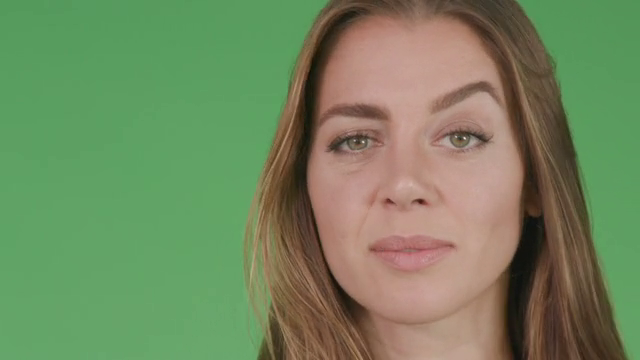
#> input picture frame 41 of Sample Video.mp4, 640 x 360 px
$ python BasicOpticalFlow.py
#> lines starting #> are read from the running program, lines starting #| are printed output that depends on the picture; after the words box and inside, x2 and y2 are one past the last pixel; in counts of white or black regions, pixels touching at a corner belong together
import cv2
import numpy as np
import time

def calculate_optical_flow(prev_gray, next_gray, prev_pts):
    next_pts, status, err = cv2.calcOpticalFlowPyrLK(prev_gray, next_gray, prev_pts, None)

    good_new = next_pts[status == 1]
    good_old = prev_pts[status == 1]

    return good_old, good_new

cap = cv2.VideoCapture("Sample Video.mp4")

ret, prev_frame = cap.read()
#> prev_frame is the input picture: shape (360, 640, 3); mean B, G, R 94.7, 134.7, 115.2
if not ret:
    print("Failed to read the vid")
    cap.release()
    exit()

prev_gray = cv2.cvtColor(prev_frame, cv2.COLOR_BGR2GRAY)
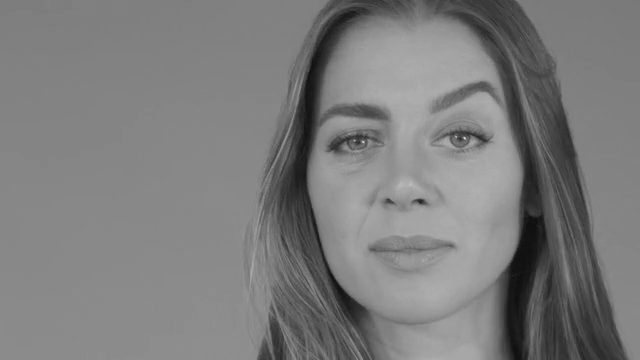
#> prev_gray: shape (360, 640); min 10, max 224, mean 124.2

prev_pts = cv2.goodFeaturesToTrack(
    prev_gray,
    mask = None,
    **{
        "maxCorners": 1000,
        "qualityLevel": 0.1,
        'minDistance' : 7,
        "blockSize" : 7
    }
)
#> prev_pts = 18 rows, first 8: [365, 141], [466, 139], [457, 138], [447, 138], [357, 141], [345, 144], [421, 201], [487, 139]

mask = np.zeros_like(prev_frame)

while True:
    ret, next_frame = cap.read()
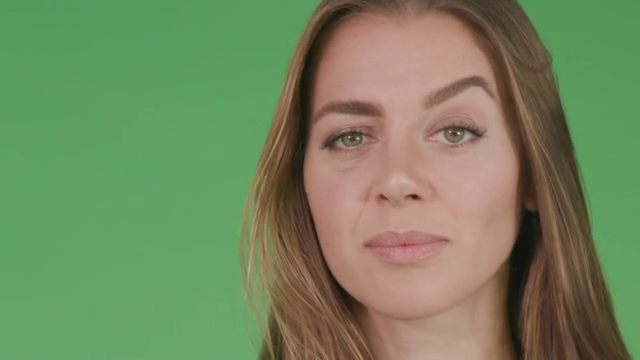
#> input picture frame 42 of Sample Video.mp4, 640 x 360 px
#> next_frame is the input picture: shape (360, 640, 3); mean B, G, R 94.6, 134.3, 115.5
    if not ret:
        break

    next_gray = cv2.cvtColor(next_frame, cv2.COLOR_BGR2GRAY)
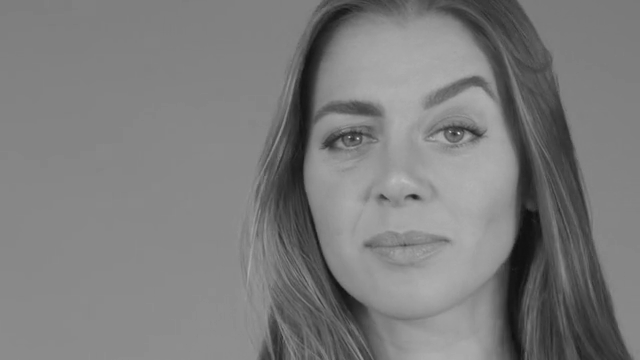
#> next_gray: shape (360, 640); min 16, max 220, mean 124

    good_old, good_new = calculate_optical_flow(prev_gray, next_gray, prev_pts)
#> in calculate_optical_flow, `next_pts, status, err = cv2.calcOpticalFlowPyrLK(prev_gray, next_gray,..`: next_pts = 18 rows, first 8: [359.7, 137.5], [460.1, 134], [451.1, 133], [441.1, 133.1], [351.7, 137.6], [339.7, 140.7], [414.6, 196.3], [480.7, 133.6]; status = 18 values from 1 to 1; err = 18 values, max 4.94 at index 0, min 1.54 at index 10, mean 2.85
#> in calculate_optical_flow, `good_new = next_pts[status == 1]`: good_new has the same summary as next_pts
#> in calculate_optical_flow, `good_old = prev_pts[status == 1]`: good_old has the same summary as prev_pts outside calculate_optical_flow
#> good_old has the same summary as prev_pts; good_new has the same summary as next_pts in calculate_optical_flow

    for i, (new, old) in enumerate(zip(good_new, good_old)):
        a, b = new.ravel()
        c, d = old.ravel()
        mask = cv2.line(mask, (int(a), int(b)), (int(c), int(d)), (0, 255, 0), 2)
        next_frame = cv2.circle(next_frame, (int(a), int(b)), 5, (0, 0, 255), -1)
#> this loop made 18 passes
#> (a, b, c, d) on passes 1 to 12: (359.7, 137.5, 365, 141), (460.1, 134, 466, 139), (451.1, 133, 457, 138), (441.1, 133.1, 447, 138), (351.7, 137.6, 357, 141), (339.7, 140.7, 345, 144), (414.6, 196.3, 421, 201), (480.7, 133.6, 487, 139), (380.7, 196, 387, 200), (469, 136.8, 475, 142), (323.5, 145.1, 329, 148), (364.2, 244, 369, 248)
#> pass 2, `mask = cv2.line(mask, (int(a), int(b)), (int(c), int(d)), (0, 255, 0),..`:
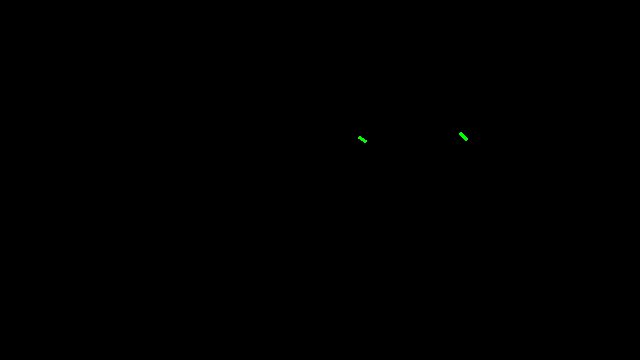
#> mask: shape (360, 640, 3); mean of channels 0, 1, 2 0, 0.1, 0; drawn as B, G, R
#> after the loop:
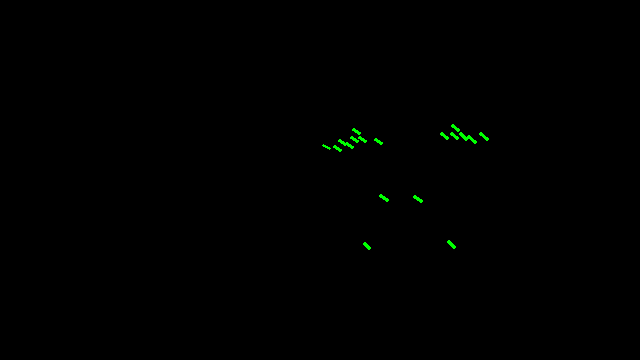
#> mask: shape (360, 640, 3); 0.22% of pixels changed, all inside (x1, y1, x2, y2) = (322, 124, 489, 250); drawn as B, G, R
#> after the loop:
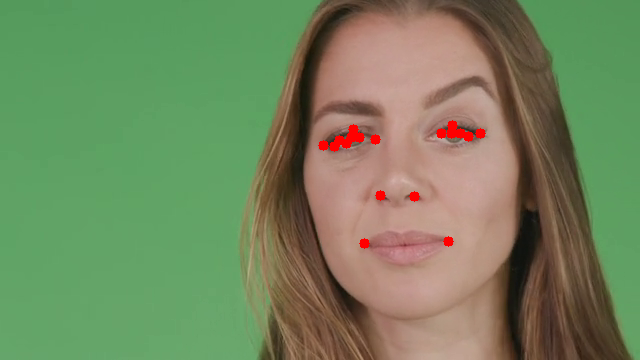
#> next_frame: shape (360, 640, 3); mean B, G, R 94.1, 133.7, 116.3

    img = cv2.add(next_frame, mask)
    cv2.imshow("Optical Flow", img)
    time.sleep(1)
    prev_gray = next_gray.copy()
    prev_pts = good_new.reshape(-1, 1, 2)
#> prev_pts has the same summary as next_pts in calculate_optical_flow

    if cv2.waitKey(1) & 0xFF == ord("q"):
#> (key q is pressed here)
        break


cap.release()
cv2.destroyAllWindows()

$ run again, starting later in the video
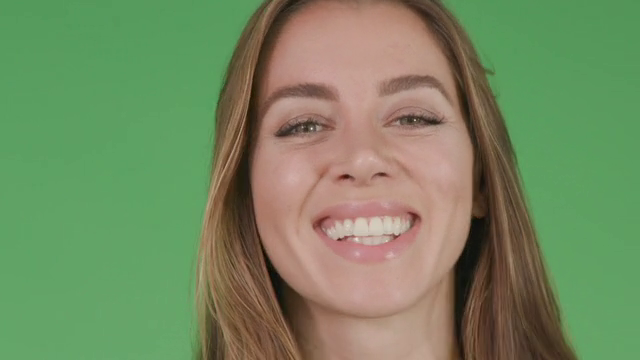
#> input picture frame 186 of Sample Video.mp4, 640 x 360 px
#> prev_frame is the input picture: shape (360, 640, 3); mean B, G, R 96.5, 136.7, 117.3
#> `prev_pts = cv2.goodFeaturesToTrack( prev_gray, mask = None, **{ "maxCo..`: prev_pts = 32 rows, first 8: [310, 129], [414, 118], [318, 127], [395, 235], [339, 238], [397, 121], [355, 237], [304, 125]
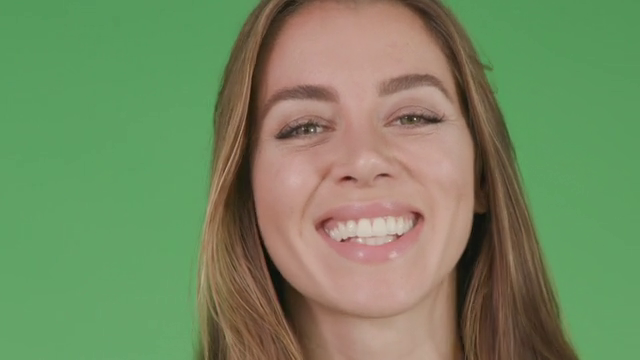
#> input picture frame 187 of Sample Video.mp4, 640 x 360 px
#> next_frame is the input picture: shape (360, 640, 3); mean B, G, R 96.6, 136.5, 117.4
#> next_pts = 32 rows, first 8: [310.5, 130.7], [414.2, 116.9], [318.5, 128.6], [398.1, 234.8], [342.3, 239.1], [397.5, 120.4], [358.4, 237.9], [304.5, 126.7]; status = 32 values from 1 to 1; err = 32 values, max 5.03 at index 16, min 1.06 at index 24, mean 2.63
#> in calculate_optical_flow, `good_new = next_pts[status == 1]`: good_new = 32 pairs, first value 276.5 to 476.3, second value 116.9 to 239.1
#> in calculate_optical_flow, `good_old = prev_pts[status == 1]`: good_old = 32 pairs, first value 276 to 474, second value 118 to 238
#> the loop `for i, (new, old) in enumerate(zip(good_new, good_old)):` made 32 passes
#> (a, b, c, d) on passes 1 to 8: (310.5, 130.7, 310, 129), (414.2, 116.9, 414, 118), (318.5, 128.6, 318, 127), (398.1, 234.8, 395, 235), (342.3, 239.1, 339, 238), (397.5, 120.4, 397, 121), (358.4, 237.9, 355, 237), (304.5, 126.7, 304, 125)
#> after the loop `for i, (new, old) in enumerate(zip(good_new, good_old)):`:
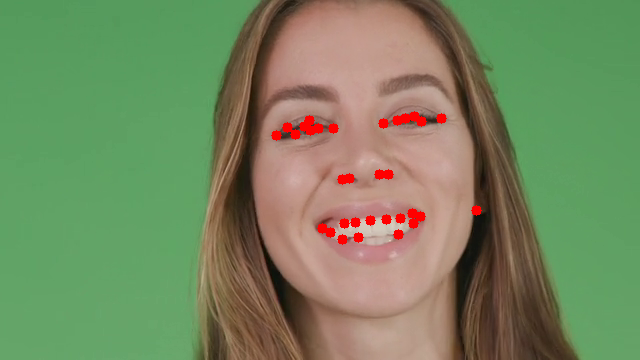
#> next_frame: shape (360, 640, 3); mean B, G, R 95.6, 135.3, 118.6
#> `prev_pts = good_new.reshape(-1, 1, 2)`: prev_pts has the same summary as next_pts in calculate_optical_flow

$ run again, starting later in the video
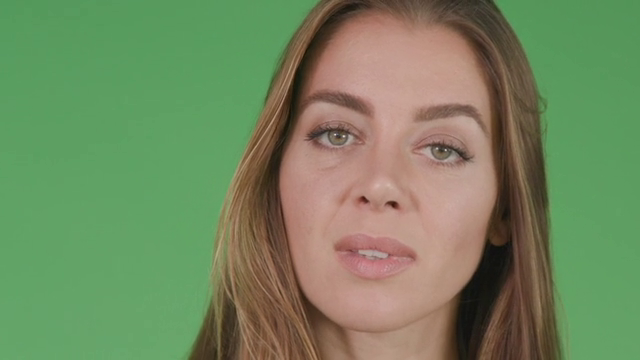
#> input picture frame 331 of Sample Video.mp4, 640 x 360 px
#> prev_frame is the input picture: shape (360, 640, 3); mean B, G, R 95.1, 135, 115.3
#> `prev_gray = cv2.cvtColor(prev_frame, cv2.COLOR_BGR2GRAY)`:
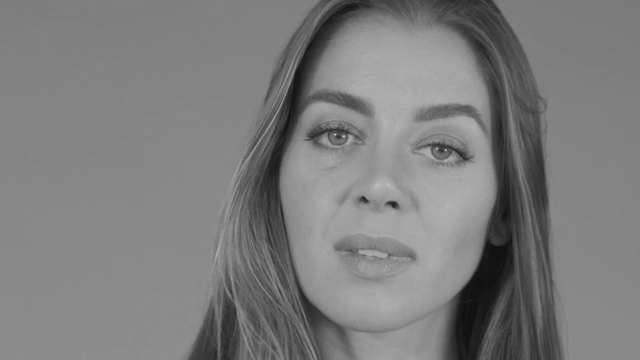
#> prev_gray: shape (360, 640); min 14, max 213, mean 124.5
#> `prev_pts = cv2.goodFeaturesToTrack( prev_gray, mask = None, **{ "maxCo..`: prev_pts = 25 rows, first 8: [345, 135], [445, 151], [337, 136], [438, 149], [428, 149], [362, 197], [325, 135], [389, 204]
#> next_pts = 25 rows, first 8: [345.7, 135], [445.7, 151.3], [337.6, 136], [438.7, 149.2], [428.7, 149.2], [362.7, 197.1], [325.5, 135], [389.6, 204.2]; status = 25 values from 1 to 1; err = 25 values, max 2.48 at index 24, min 0.652 at index 19, mean 1.48
#> in calculate_optical_flow, `good_new = next_pts[status == 1]`: good_new = 25 pairs, first value 307.7 to 469.8, second value 126 to 259.2
#> in calculate_optical_flow, `good_old = prev_pts[status == 1]`: good_old = 25 pairs, first value 307 to 469, second value 126 to 259
#> the loop `for i, (new, old) in enumerate(zip(good_new, good_old)):` made 25 passes
#> (a, b, c, d) on passes 1 to 8: (345.7, 135, 345, 135), (445.7, 151.3, 445, 151), (337.6, 136, 337, 136), (438.7, 149.2, 438, 149), (428.7, 149.2, 428, 149), (362.7, 197.1, 362, 197), (325.5, 135, 325, 135), (389.6, 204.2, 389, 204)
#> after the loop `for i, (new, old) in enumerate(zip(good_new, good_old)):`:
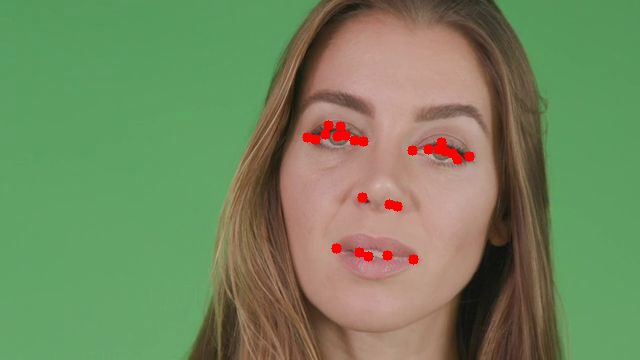
#> next_frame: shape (360, 640, 3); mean B, G, R 94.2, 134.1, 116.1
#> `prev_pts = good_new.reshape(-1, 1, 2)`: prev_pts has the same summary as next_pts in calculate_optical_flow
